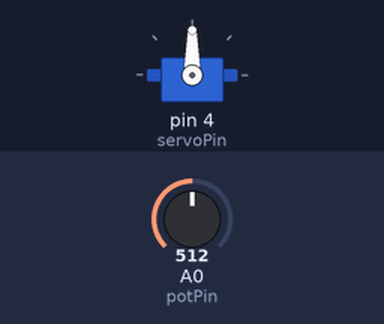
A sketch run on a simulated Arduino Uno, built with avr-gcc and run on an emulated ATmega328P. On the bench: servo. The test bench sets the inputs (shaded band); at power-on: A0 (potPin) = 512.

Above: at 1.2 s.
1.3 s: A0 (potPin) set to 716
At 2.0 s:
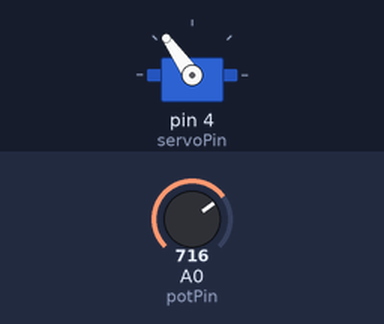
2.8 s: A0 (potPin) set to 900
At 4.0 s:
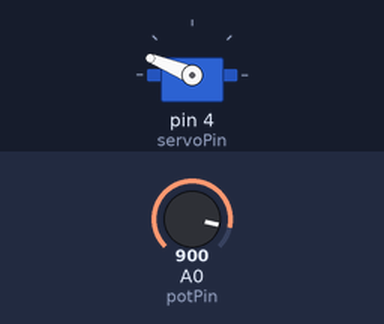
4.3 s: A0 (potPin) set to 1023
At 5.5 s:
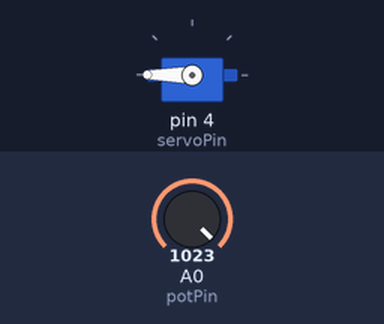
5.8 s: A0 (potPin) set to 306
At 6.4 s:
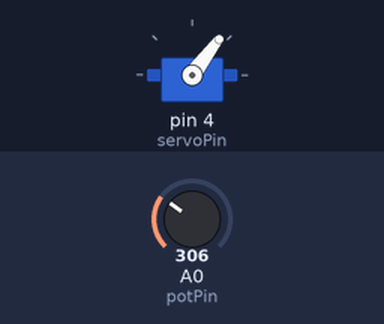
7.3 s: A0 (potPin) set to 122
At 7.9 s:
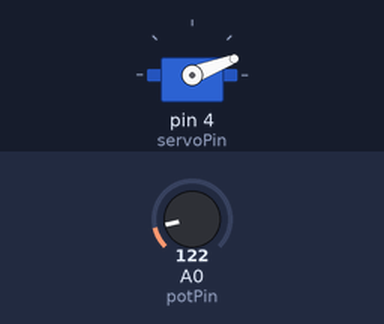
Timing chart, 0 to 9.8 s (numbered marks = the images above; inputs shaded):
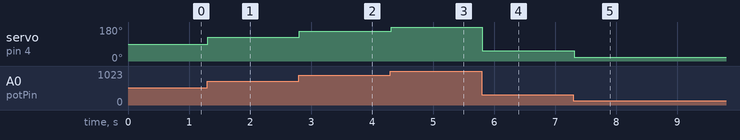

The sketch:

Labo07_Oefening3.2_Nicholas.ino
```cpp
#include <Servo.h>
int servoPin = 4, val = 0, potPin = A0, MapVal = 0;
Servo myservo;
void setup() {
  // put your setup code here, to run once:
  myservo.attach(servoPin);
  myservo.write(val);

}

void loop() {
  // put your main code here, to run repeatedly:
  val = analogRead(potPin);
  MapVal = map(val, 0, 1023, 0, 180);

  myservo.write(MapVal);
  delay(15);

}
```

Measured:
- after the input at 1.3 s, servo on pin 4 (servoPin): 90° → 125° at once
- after the input at 2.8 s, servo on pin 4 (servoPin): 125° → 158° at once
- after the input at 4.3 s, servo on pin 4 (servoPin): 158° → 180° at once
- after the input at 5.8 s, servo on pin 4 (servoPin): 180° → 53° at once
- after the input at 7.3 s, servo on pin 4 (servoPin): 53° → 21° at once
